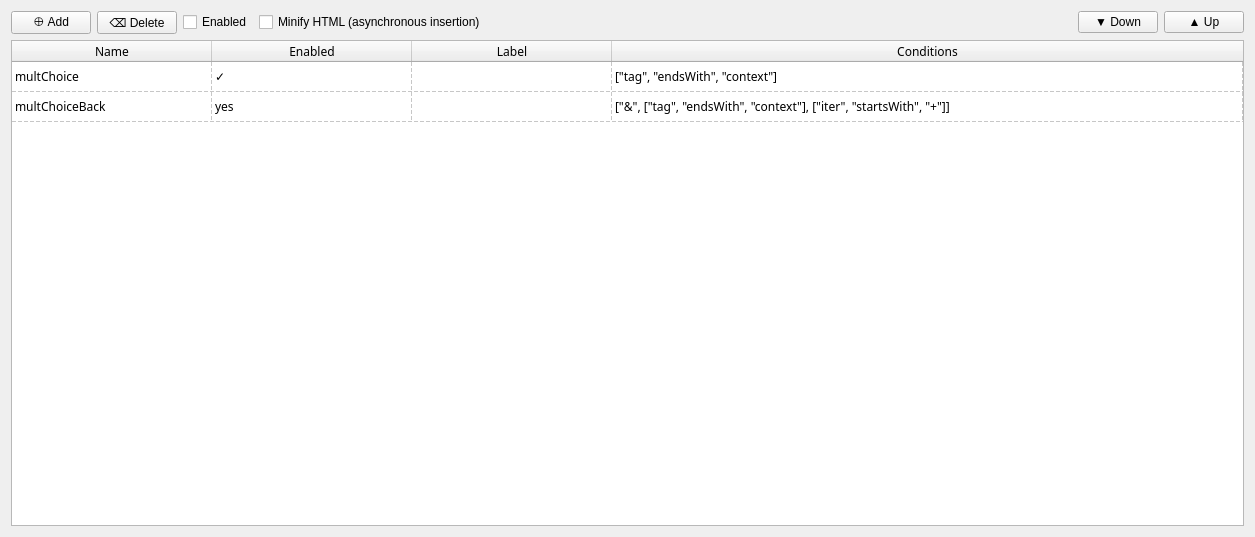
<?xml version="1.0" encoding="UTF-8"?>
<ui version="4.0">
 <class>HTMLTab</class>
 <widget class="QWidget" name="HTMLTab">
  <property name="geometry">
   <rect>
    <x>0</x>
    <y>0</y>
    <width>1255</width>
    <height>537</height>
   </rect>
  </property>
  <property name="windowTitle">
   <string>Form</string>
  </property>
  <layout class="QGridLayout" name="gridLayout">
   <item row="8" column="0" colspan="6">
    <widget class="QTableWidget" name="scriptsTable">
     <property name="font">
      <font>
       <family>Monaco</family>
      </font>
     </property>
     <property name="editTriggers">
      <set>QAbstractItemView::NoEditTriggers</set>
     </property>
     <property name="dragEnabled">
      <bool>false</bool>
     </property>
     <property name="dragDropOverwriteMode">
      <bool>false</bool>
     </property>
     <property name="alternatingRowColors">
      <bool>false</bool>
     </property>
     <property name="selectionMode">
      <enum>QAbstractItemView::SingleSelection</enum>
     </property>
     <property name="selectionBehavior">
      <enum>QAbstractItemView::SelectRows</enum>
     </property>
     <property name="showGrid">
      <bool>true</bool>
     </property>
     <property name="gridStyle">
      <enum>Qt::DashLine</enum>
     </property>
     <property name="sortingEnabled">
      <bool>false</bool>
     </property>
     <property name="cornerButtonEnabled">
      <bool>false</bool>
     </property>
     <attribute name="horizontalHeaderCascadingSectionResizes">
      <bool>false</bool>
     </attribute>
     <attribute name="horizontalHeaderDefaultSectionSize">
      <number>200</number>
     </attribute>
     <attribute name="horizontalHeaderShowSortIndicator" stdset="0">
      <bool>false</bool>
     </attribute>
     <attribute name="horizontalHeaderStretchLastSection">
      <bool>true</bool>
     </attribute>
     <attribute name="verticalHeaderVisible">
      <bool>false</bool>
     </attribute>
     <attribute name="verticalHeaderCascadingSectionResizes">
      <bool>true</bool>
     </attribute>
     <attribute name="verticalHeaderHighlightSections">
      <bool>true</bool>
     </attribute>
     <attribute name="verticalHeaderShowSortIndicator" stdset="0">
      <bool>false</bool>
     </attribute>
     <attribute name="verticalHeaderStretchLastSection">
      <bool>false</bool>
     </attribute>
     <row>
      <property name="text">
       <string>HTML 1</string>
      </property>
     </row>
     <row>
      <property name="text">
       <string>HTML 2</string>
      </property>
     </row>
     <column>
      <property name="text">
       <string>Name</string>
      </property>
     </column>
     <column>
      <property name="text">
       <string>Enabled</string>
      </property>
     </column>
     <column>
      <property name="text">
       <string>Label</string>
      </property>
     </column>
     <column>
      <property name="text">
       <string>Conditions</string>
      </property>
     </column>
     <item row="0" column="0">
      <property name="text">
       <string>multChoice</string>
      </property>
     </item>
     <item row="0" column="1">
      <property name="text">
       <string>✓</string>
      </property>
     </item>
     <item row="0" column="3">
      <property name="text">
       <string>[&quot;tag&quot;, &quot;endsWith&quot;, &quot;context&quot;]</string>
      </property>
     </item>
     <item row="1" column="0">
      <property name="text">
       <string>multChoiceBack</string>
      </property>
     </item>
     <item row="1" column="1">
      <property name="text">
       <string>yes</string>
      </property>
     </item>
     <item row="1" column="3">
      <property name="text">
       <string>[&quot;&amp;&quot;, [&quot;tag&quot;, &quot;endsWith&quot;, &quot;context&quot;], [&quot;iter&quot;, &quot;startsWith&quot;, &quot;+&quot;]]</string>
      </property>
     </item>
    </widget>
   </item>
   <item row="0" column="0" colspan="6">
    <layout class="QHBoxLayout" name="topBar">
     <item>
      <widget class="QPushButton" name="addPushButton">
       <property name="text">
        <string>⊕ Add</string>
       </property>
      </widget>
     </item>
     <item>
      <widget class="QPushButton" name="deletePushButton">
       <property name="text">
        <string>⌫ Delete</string>
       </property>
      </widget>
     </item>
     <item>
      <widget class="QCheckBox" name="enableCheckBox">
       <property name="text">
        <string>Enabled</string>
       </property>
      </widget>
     </item>
     <item>
      <widget class="QCheckBox" name="minifyHtml">
       <property name="text">
        <string>Minify HTML (asynchronous insertion)</string>
       </property>
      </widget>
     </item>
     <item>
      <spacer name="horizontalSpacer">
       <property name="orientation">
        <enum>Qt::Horizontal</enum>
       </property>
       <property name="sizeHint" stdset="0">
        <size>
         <width>40</width>
         <height>20</height>
        </size>
       </property>
      </spacer>
     </item>
     <item>
      <widget class="QPushButton" name="downPushButton">
       <property name="text">
        <string>▼ Down</string>
       </property>
      </widget>
     </item>
     <item>
      <widget class="QPushButton" name="upPushButton">
       <property name="text">
        <string>▲ Up</string>
       </property>
      </widget>
     </item>
    </layout>
   </item>
  </layout>
 </widget>
 <resources/>
 <connections>
  <connection>
   <sender>scriptsTable</sender>
   <signal>cellActivated(int,int)</signal>
   <receiver>deletePushButton</receiver>
   <slot>toggle()</slot>
   <hints>
    <hint type="sourcelabel">
     <x>450</x>
     <y>108</y>
    </hint>
    <hint type="destinationlabel">
     <x>171</x>
     <y>230</y>
    </hint>
   </hints>
  </connection>
 </connections>
</ui>
